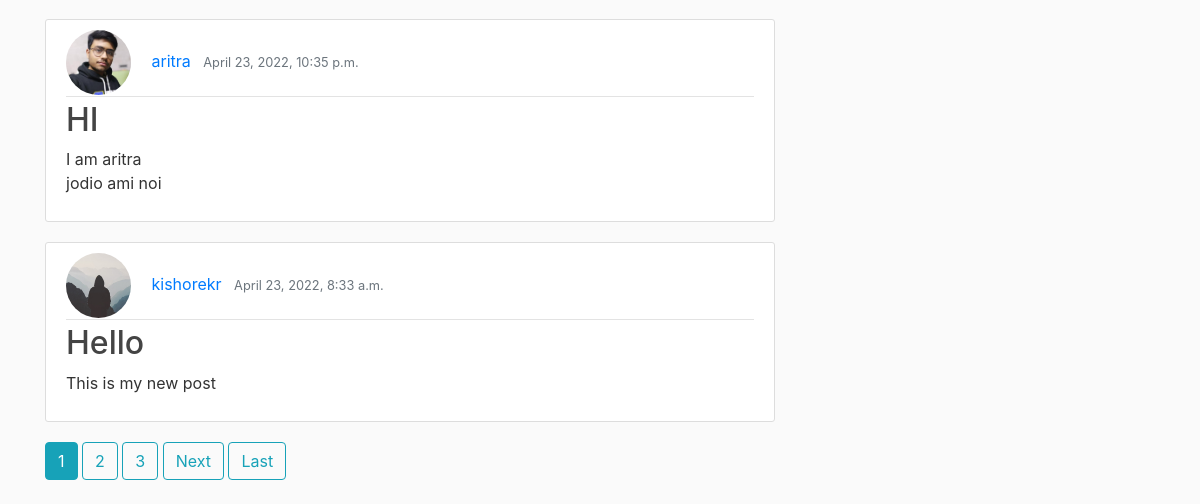
Before: / (lower part) with the older database file.
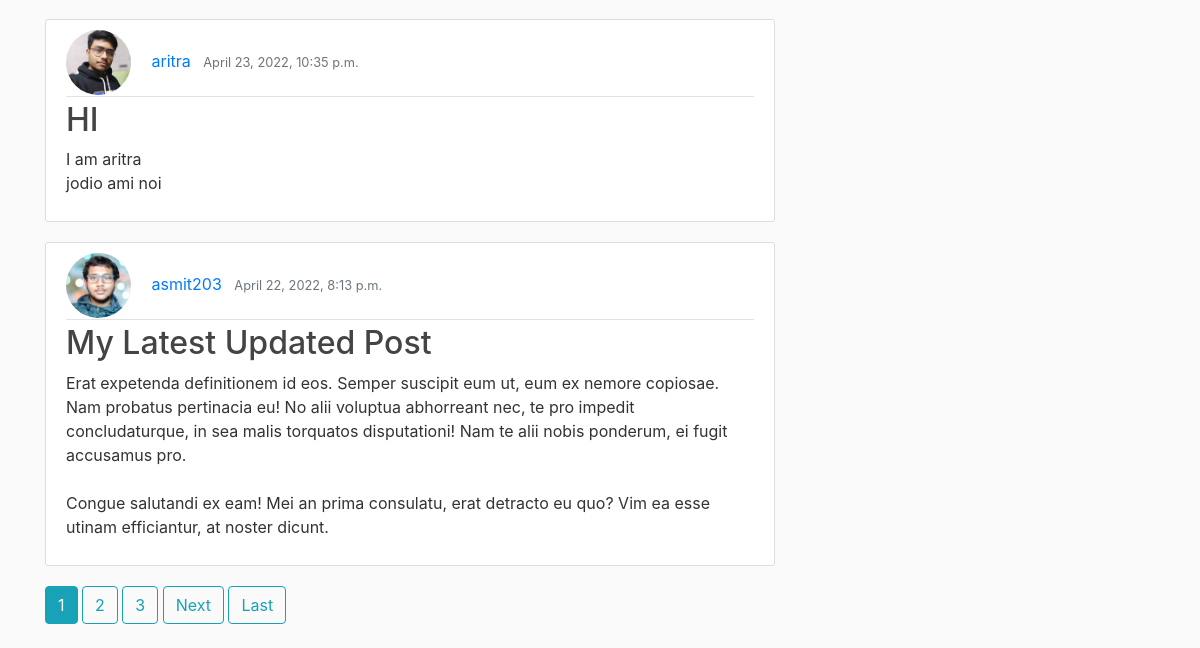
After: the same page with the newer database file.
### blog/models.py (models this page shows, shortened)
class post(models.Model):
    title = models.CharField(max_length=100)
    content = RichTextField()
    date_posted = models.DateTimeField(default=timezone.now)
    author = models.ForeignKey(User, on_delete=models.CASCADE)

### users/models.py (models this page shows, shortened)
class Profile(models.Model):
    user = models.OneToOneField(User, on_delete=models.CASCADE)
    image = models.ImageField(default='default.jpg', upload_to='profile_pics')

### blog/views.py (the view)
# urls.py: path('', PostListViews.as_view(),name='blog-home'),
class PostListViews(ListView):
    model = post
    template_name = 'blog/home.html'
    context_object_name = 'posts'
    ordering = ['-date_posted']
    paginate_by = 5

### blog/templates/blog/home.html (shortened to what this page needs)
{% extends "blog/base.html" %}
{% block content %}
{% for post in posts %}
<article class="media content-section">
    <div class="media-body">
        <div class="article-metadata">
            <img class="rounded-circle article-img" src="{{ post.author.profile.image.url }}">
            <a class="mr-2" href="{% url 'user-posts' post.author.username %}">{{ post.author }}</a>
            <small class="text-muted">{{ post.date_posted }}</small>
        </div>
        <h2><a class="article-title" href="{% url 'post-detail' post.id %}">{{ post.title }}</a></h2>
        <p class="article-content">{{ post.content| safe }}</p>
    </div>
</article>
{% endfor %}
{% if is_paginated %}
    {% for num in page_obj.paginator.page_range %}
        {% if page_obj.number == num %}
        <a class="btn btn-info mb-4" href="?page={{ num }}">{{ num }}</a>
        {% elif num > page_obj.number|add:'-3' and num < page_obj.number|add:'3' %}
        <a class="btn btn-outline-info mb-4" href="?page={{ num }}">{{ num }}</a>
        {% endif %}
    {% endfor%}
    {% if page_obj.has_next %}
    <a class="btn btn-outline-info mb-4" href="?page={{ page_obj.next_page_number }}">Next</a>
    <a class="btn btn-outline-info mb-4" href="?page={{ page_obj.paginator.num_pages }}">Last</a>
    {% endif %}
{% endif %}
{% endblock content%}

### blog/templates/blog/base.html (shortened to what this page needs)
{% load static %}
<!DOCTYPE html>
<html>
<head>
  <link rel="stylesheet" href="https://maxcdn.bootstrapcdn.com/bootstrap/4.0.0/css/bootstrap.min.css"
>
  <link rel="stylesheet" type="text/css" href="{% static 'blog/main.css' %}">
</head>
<body>
  <main role="main" class="container">
    <div class="row">
      <div class="col-md-8">
        {% block content %}{% endblock %}
      </div>
      <div class="col-md-4">
      </div>
    </div>
  </main>
</body>
</html>

### blog/static/blog/main.css (style rules this page uses)
body { background: #fafafa; color: #333333; margin-top: 5rem; }
h1, h2, h3, h4, h5, h6 { color: #444444; }
.content-section { background: #ffffff; padding: 10px 20px; border: 1px solid #dddddd; border-radius: 3px; margin-bottom: 20px; }
.article-title { color: #444444; }
.article-content { white-space: pre-line; }
.article-img { height: 65px; width: 65px; margin-right: 16px; }
.article-metadata { padding-bottom: 1px; margin-bottom: 4px; border-bottom: 1px solid #e3e3e3 }

Changed rows visible on the page:
removed post: author.profile.image (placeholder picture), author "kishorekr", date_posted "April 23, 2022, 8:33 a.m.", title "Hello", content "This is my new post"
now on this page (row unchanged): post: author.profile.image (picture), author "asmit203", date_posted "April 22, 2022, 8:13 p.m.", title "My Latest Updated Post", content "Erat expetenda definitionem id eos. Semper suscipit eum ut, eum ex nemore copiosae. Nam probatus pertinacia eu! No alii voluptua abhorreant nec, te pro impedit concludaturque, in sea malis torquatos disputationi! Nam te alii nobis ponderum, ei fugit accusamus pro. Congue salutandi ex eam! Mei an prima consulatu, erat detracto eu quo? Vim ea esse utinam efficiantur, at noster dicunt."
